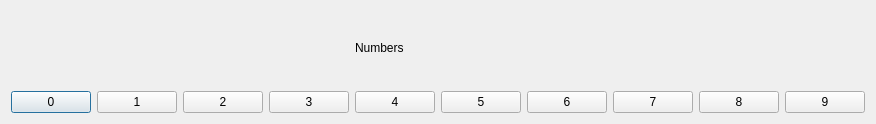
<?xml version="1.0" encoding="UTF-8"?>
<ui version="4.0">
 <class>Number</class>
 <widget class="QDialog" name="Number">
  <property name="geometry">
   <rect>
    <x>0</x>
    <y>0</y>
    <width>520</width>
    <height>124</height>
   </rect>
  </property>
  <property name="windowTitle">
   <string>Dialog</string>
  </property>
  <layout class="QGridLayout" name="gridLayout">
   <item row="0" column="4" colspan="2">
    <widget class="QLabel" name="Numbers">
     <property name="text">
      <string>Numbers</string>
     </property>
    </widget>
   </item>
   <item row="1" column="0">
    <widget class="QPushButton" name="zero">
     <property name="text">
      <string>0</string>
     </property>
    </widget>
   </item>
   <item row="1" column="1">
    <widget class="QPushButton" name="one">
     <property name="text">
      <string>1</string>
     </property>
    </widget>
   </item>
   <item row="1" column="2">
    <widget class="QPushButton" name="two">
     <property name="text">
      <string>2</string>
     </property>
    </widget>
   </item>
   <item row="1" column="3">
    <widget class="QPushButton" name="three">
     <property name="text">
      <string>3</string>
     </property>
    </widget>
   </item>
   <item row="1" column="4">
    <widget class="QPushButton" name="Four">
     <property name="text">
      <string>4</string>
     </property>
    </widget>
   </item>
   <item row="1" column="5">
    <widget class="QPushButton" name="Five">
     <property name="text">
      <string>5</string>
     </property>
    </widget>
   </item>
   <item row="1" column="6">
    <widget class="QPushButton" name="Six">
     <property name="text">
      <string>6</string>
     </property>
    </widget>
   </item>
   <item row="1" column="7">
    <widget class="QPushButton" name="Seven">
     <property name="text">
      <string>7</string>
     </property>
    </widget>
   </item>
   <item row="1" column="8">
    <widget class="QPushButton" name="eight">
     <property name="text">
      <string>8</string>
     </property>
    </widget>
   </item>
   <item row="1" column="9">
    <widget class="QPushButton" name="Nine">
     <property name="text">
      <string>9</string>
     </property>
    </widget>
   </item>
  </layout>
 </widget>
 <resources/>
 <connections/>
</ui>
